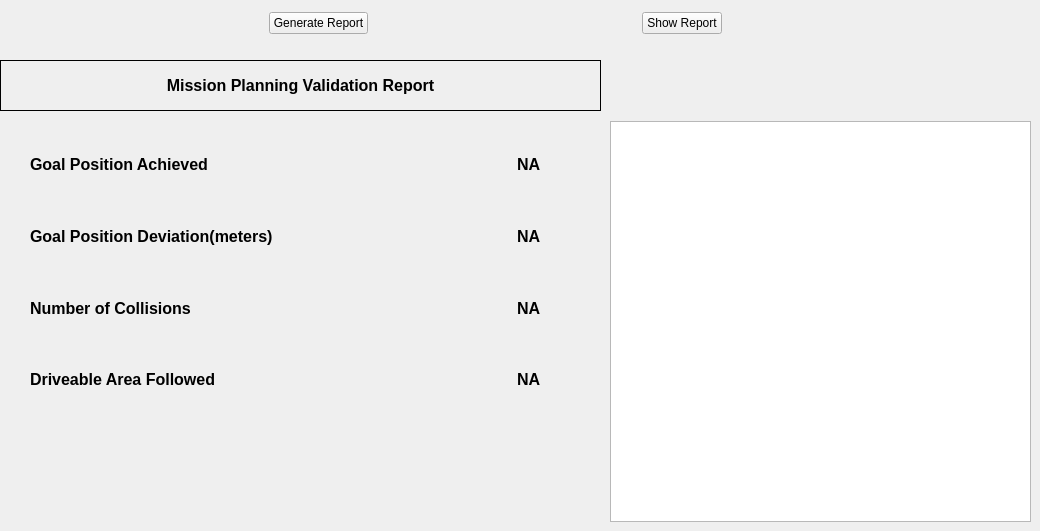
   <widget class="QWidget" name="missionplanningValidation">
    <attribute name="title">
     <string>Mission Planning Validation</string>
    </attribute>
    <widget class="QLabel" name="lbl_pp_spinnerPathPlanning">
     <property name="geometry">
      <rect>
       <x>530</x>
       <y>211</y>
       <width>131</width>
       <height>101</height>
      </rect>
     </property>
     <property name="text">
      <string/>
     </property>
    </widget>
    <widget class="QTableView" name="tblV_pp_DataReport">
     <property name="geometry">
      <rect>
       <x>610</x>
       <y>121</y>
       <width>421</width>
       <height>401</height>
      </rect>
     </property>
    </widget>
    <widget class="QWidget" name="layoutWidget_4">
     <property name="geometry">
      <rect>
       <x>0</x>
       <y>10</y>
       <width>991</width>
       <height>27</height>
      </rect>
     </property>
     <layout class="QHBoxLayout" name="horizontalLayout_btn_top_2">
      <item>
       <spacer name="horizontalSpacer_445">
        <property name="orientation">
         <enum>Qt::Horizontal</enum>
        </property>
        <property name="sizeHint" stdset="0">
         <size>
          <width>40</width>
          <height>20</height>
         </size>
        </property>
       </spacer>
      </item>
      <item>
       <widget class="QPushButton" name="btn_pp_Gen_Report">
        <property name="text">
         <string>Generate Report</string>
        </property>
       </widget>
      </item>
      <item>
       <spacer name="horizontalSpacer_446">
        <property name="orientation">
         <enum>Qt::Horizontal</enum>
        </property>
        <property name="sizeHint" stdset="0">
         <size>
          <width>40</width>
          <height>20</height>
         </size>
        </property>
       </spacer>
      </item>
      <item>
       <widget class="QPushButton" name="btn_pp_show_report">
        <property name="text">
         <string>Show Report</string>
        </property>
       </widget>
      </item>
      <item>
       <spacer name="horizontalSpacer_447">
        <property name="orientation">
         <enum>Qt::Horizontal</enum>
        </property>
        <property name="sizeHint" stdset="0">
         <size>
          <width>40</width>
          <height>20</height>
         </size>
        </property>
       </spacer>
      </item>
     </layout>
    </widget>
    <widget class="QLabel" name="lbl_pp_heading">
     <property name="geometry">
      <rect>
       <x>0</x>
       <y>60</y>
       <width>601</width>
       <height>51</height>
      </rect>
     </property>
     <property name="frameShape">
      <enum>QFrame::Panel</enum>
     </property>
     <property name="text">
      <string>&lt;html&gt;&lt;head/&gt;&lt;body&gt;&lt;p&gt;&lt;span style=&quot; font-size:12pt; font-weight:600;&quot;&gt;Mission Planning Validation Report&lt;/span&gt;&lt;/p&gt;&lt;/body&gt;&lt;/html&gt;</string>
     </property>
     <property name="alignment">
      <set>Qt::AlignCenter</set>
     </property>
     <property name="indent">
      <number>0</number>
     </property>
    </widget>
    <widget class="QWidget" name="layoutWidget">
     <property name="geometry">
      <rect>
       <x>30</x>
       <y>132</y>
       <width>511</width>
       <height>281</height>
      </rect>
     </property>
     <layout class="QGridLayout" name="gridLayout_3">
      <item row="0" column="2">
       <widget class="QLabel" name="lblD_pp_goalPosAchieved">
        <property name="text">
         <string>&lt;html&gt;&lt;head/&gt;&lt;body&gt;&lt;p&gt;&lt;span style=&quot; font-size:12pt; font-weight:600;&quot;&gt;NA&lt;/span&gt;&lt;/p&gt;&lt;/body&gt;&lt;/html&gt;</string>
        </property>
       </widget>
      </item>
      <item row="2" column="2">
       <widget class="QLabel" name="lblD_pp_collisionCount">
        <property name="text">
         <string>&lt;html&gt;&lt;head/&gt;&lt;body&gt;&lt;p&gt;&lt;span style=&quot; font-size:12pt; font-weight:600;&quot;&gt;NA&lt;/span&gt;&lt;/p&gt;&lt;/body&gt;&lt;/html&gt;</string>
        </property>
       </widget>
      </item>
      <item row="0" column="1">
       <spacer name="horizontalSpacer_7">
        <property name="orientation">
         <enum>Qt::Horizontal</enum>
        </property>
        <property name="sizeHint" stdset="0">
         <size>
          <width>98</width>
          <height>20</height>
         </size>
        </property>
       </spacer>
      </item>
      <item row="1" column="1">
       <spacer name="horizontalSpacer_8">
        <property name="orientation">
         <enum>Qt::Horizontal</enum>
        </property>
        <property name="sizeHint" stdset="0">
         <size>
          <width>98</width>
          <height>20</height>
         </size>
        </property>
       </spacer>
      </item>
      <item row="2" column="0">
       <widget class="QLabel" name="lbl_pp_collisionCount">
        <property name="text">
         <string>&lt;html&gt;&lt;head/&gt;&lt;body&gt;&lt;p&gt;&lt;span style=&quot; font-size:12pt; font-weight:600;&quot;&gt;Number of Collisions&lt;/span&gt;&lt;/p&gt;&lt;/body&gt;&lt;/html&gt;</string>
        </property>
       </widget>
      </item>
      <item row="1" column="0">
       <widget class="QLabel" name="lbl_pp_goalPosDeviation">
        <property name="text">
         <string>&lt;html&gt;&lt;head/&gt;&lt;body&gt;&lt;p&gt;&lt;span style=&quot; font-size:12pt; font-weight:600;&quot;&gt;Goal Position Deviation(meters)&lt;/span&gt;&lt;/p&gt;&lt;/body&gt;&lt;/html&gt;</string>
        </property>
       </widget>
      </item>
      <item row="1" column="2">
       <widget class="QLabel" name="lblD_pp_goalPosDeviation">
        <property name="text">
         <string>&lt;html&gt;&lt;head/&gt;&lt;body&gt;&lt;p&gt;&lt;span style=&quot; font-size:12pt; font-weight:600;&quot;&gt;NA&lt;/span&gt;&lt;/p&gt;&lt;/body&gt;&lt;/html&gt;</string>
        </property>
       </widget>
      </item>
      <item row="3" column="1">
       <spacer name="horizontalSpacer_10">
        <property name="orientation">
         <enum>Qt::Horizontal</enum>
        </property>
        <property name="sizeHint" stdset="0">
         <size>
          <width>98</width>
          <height>20</height>
         </size>
        </property>
       </spacer>
      </item>
      <item row="0" column="0">
       <widget class="QLabel" name="lbl_pp_goalPosAchieved">
        <property name="text">
         <string>&lt;html&gt;&lt;head/&gt;&lt;body&gt;&lt;p&gt;&lt;span style=&quot; font-size:12pt; font-weight:600;&quot;&gt;Goal Position Achieved&lt;/span&gt;&lt;/p&gt;&lt;/body&gt;&lt;/html&gt;</string>
        </property>
       </widget>
      </item>
      <item row="2" column="1">
       <spacer name="horizontalSpacer_9">
        <property name="orientation">
         <enum>Qt::Horizontal</enum>
        </property>
        <property name="sizeHint" stdset="0">
         <size>
          <width>98</width>
          <height>20</height>
         </size>
        </property>
       </spacer>
      </item>
      <item row="3" column="2">
       <widget class="QLabel" name="lblD_pp_drivableAreaFollowed">
        <property name="text">
         <string>&lt;html&gt;&lt;head/&gt;&lt;body&gt;&lt;p&gt;&lt;span style=&quot; font-size:12pt; font-weight:600;&quot;&gt;NA&lt;/span&gt;&lt;/p&gt;&lt;/body&gt;&lt;/html&gt;</string>
        </property>
       </widget>
      </item>
      <item row="3" column="0">
       <widget class="QLabel" name="lbl_pp_drivableAreaFollowed">
        <property name="text">
         <string>&lt;html&gt;&lt;head/&gt;&lt;body&gt;&lt;p&gt;&lt;span style=&quot; font-size:12pt; font-weight:600;&quot;&gt;Driveable Area Followed&lt;/span&gt;&lt;/p&gt;&lt;/body&gt;&lt;/html&gt;</string>
        </property>
       </widget>
      </item>
     </layout>
    </widget>
   </widget>
